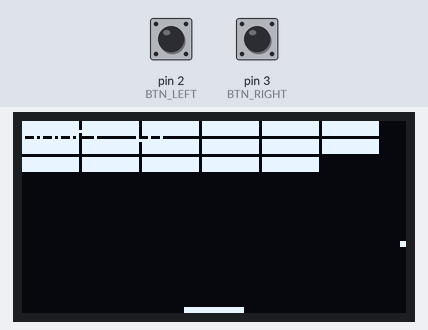
A sketch run on a simulated Arduino Uno, built with avr-gcc and run on an emulated ATmega328P. Shown: 128×64 one-colour display. The inputs (shaded band) are chosen by the test bench; at power-on: pin 2 (BTN_LEFT) HIGH, pin 3 (BTN_RIGHT) HIGH.

Above: at 1.2 s.
1.3 s: pin 2 (BTN_LEFT) pulled LOW for 0.15 s
At 1.9 s:
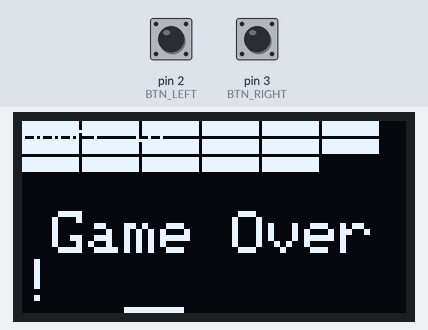
2.9 s: pin 3 (BTN_RIGHT) pulled LOW for 1 s
At 3.9 s:
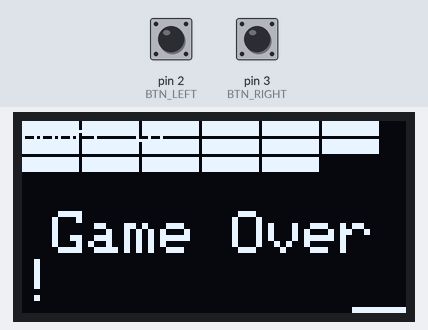
5.4 s: pin 2 (BTN_LEFT) pulled LOW for 1 s
At 7.5 s:
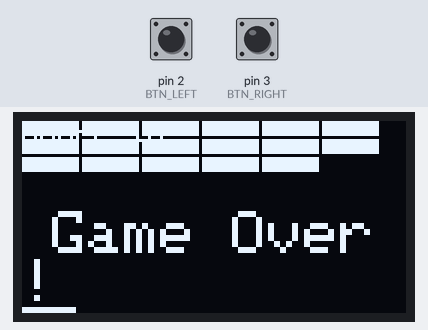
7.9 s: pin 3 (BTN_RIGHT) pulled LOW for 0.15 s
At 8.6 s:
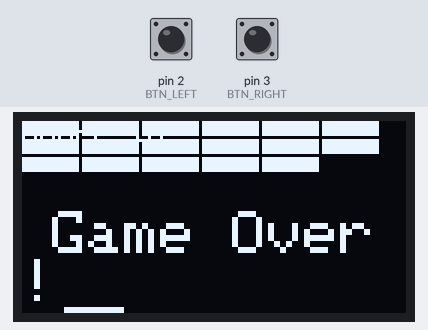
9.5 s: pin 2 (BTN_LEFT) driven LOW and pin 3 (BTN_RIGHT) driven LOW
At 11.7 s:
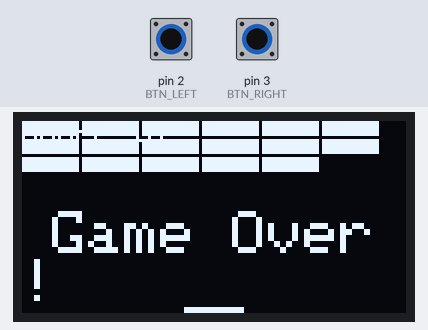
12.5 s: pin 2 (BTN_LEFT) driven HIGH
At 12.93 s:
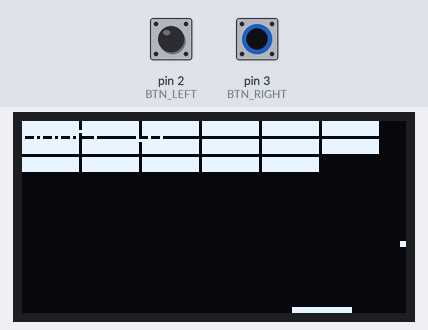
Timing chart, 0 to 15.5 s (numbered marks = the images above; inputs shaded):
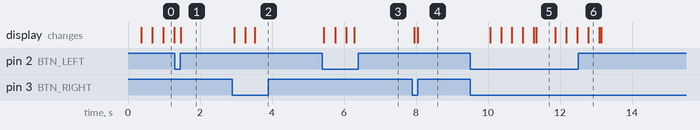

Measured:
- after the input at 1.3 s, the display: changes after 0.17 s (image 1)
- after the input at 2.9 s, the display: first changes after 0.05 s (image 2 shows a later state)
- after the input at 5.4 s, the display: first changes at once (image 3 shows a later state)
- after the input at 7.9 s, the display: first changes after 0.05 s (image 4 shows a later state)
- after the input at 9.5 s, the display: first changes after 0.56 s (image 5 shows a later state)
- what the display in image 5 shows lasts 0.6 s, from 11.3 s to 11.9 s

The sketch:

breakout.ino
```cpp
#include <Wire.h>

#include <Adafruit_GFX.h>

#include <Adafruit_SSD1306.h>


#define SCREEN_WIDTH 128

#define SCREEN_HEIGHT 64

#define OLED_RESET -1

#define PADDLE_WIDTH 20

#define PADDLE_HEIGHT 2

#define BALL_SIZE 2

#define BLOCK_ROWS 3

#define BLOCK_COLS 6

#define BLOCK_WIDTH 20

#define BLOCK_HEIGHT 6


// Button pin definitions

#define BTN_LEFT 2

#define BTN_RIGHT 3


Adafruit_SSD1306 display(SCREEN_WIDTH, SCREEN_HEIGHT, &Wire, OLED_RESET);


// Game object

struct {

 int paddleX;

 float ballX, ballY;

 float ballSpeedX, ballSpeedY;

 bool blocks[BLOCK_ROWS][BLOCK_COLS];

 int score;

 bool gameOver;

} game;


void setup() {

 // Initialize button pins

 pinMode(BTN_LEFT, INPUT_PULLUP);

 pinMode(BTN_RIGHT, INPUT_PULLUP);


 // Initialize display

 if(!display.begin(SSD1306_SWITCHCAPVCC, 0x3C)) {

  for(;;); // If initialization fails, enter an infinite loop

 }

 display.clearDisplay();


 // Initialize game

 initGame();

}


void initGame() {

 // Initialize paddle position

 game.paddleX = (SCREEN_WIDTH - PADDLE_WIDTH) / 2;


 // Initialize ball position and velocity

 game.ballX = SCREEN_WIDTH / 2;

 game.ballY = SCREEN_HEIGHT - 10;

 game.ballSpeedX = 2;

 game.ballSpeedY = -2;


 // Initialize blocks

 for(int i = 0; i < BLOCK_ROWS; i++) {

  for(int j = 0; j < BLOCK_COLS; j++) {

   game.blocks[i][j] = true;

  }

 }


 game.score = 0;

 game.gameOver = false;

}


void updateGame() {

 // Read button inputs

 if(!digitalRead(BTN_LEFT) && game.paddleX > 0) {

  game.paddleX -= 4;

 }

 if(!digitalRead(BTN_RIGHT) && game.paddleX < SCREEN_WIDTH - PADDLE_WIDTH) {

  game.paddleX += 4;

 }


 if(!game.gameOver) {

  // Update ball position

  game.ballX += game.ballSpeedX;

  game.ballY += game.ballSpeedY;


  // Detect wall collisions

  if(game.ballX <= 0 || game.ballX >= SCREEN_WIDTH - BALL_SIZE) {

   game.ballSpeedX = -game.ballSpeedX;

  }

  if(game.ballY <= 0) {

   game.ballSpeedY = -game.ballSpeedY;

  }


  // Detect paddle collision

  if(game.ballY >= SCREEN_HEIGHT - PADDLE_HEIGHT - BALL_SIZE) {

   if(game.ballX >= game.paddleX && game.ballX <= game.paddleX + PADDLE_WIDTH) {

    game.ballSpeedY = -game.ballSpeedY;

    // Adjust the rebound angle based on the hit position

    float hitPosition = (game.ballX - game.paddleX) / PADDLE_WIDTH;

    game.ballSpeedX = (hitPosition - 0.5) * 4;

   }

  }


  // Game over detection

  if(game.ballY >= SCREEN_HEIGHT) {

   game.gameOver = true;

  }


  // Detect block collisions

  int blockX = game.ballX / BLOCK_WIDTH;

  int blockY = game.ballY / BLOCK_HEIGHT;


  if(blockX >= 0 && blockX < BLOCK_COLS && blockY >= 0 && blockY < BLOCK_ROWS) {

   if(game.blocks[blockY][blockX]) {

    game.blocks[blockY][blockX] = false;

    game.ballSpeedY = -game.ballSpeedY;

    game.score += 10;

   }

  }

 }

}


void drawGame() {

 display.clearDisplay();


 // Draw blocks

 for(int i = 0; i < BLOCK_ROWS; i++) {

  for(int j = 0; j < BLOCK_COLS; j++) {

   if(game.blocks[i][j]) {

    display.fillRect(j * BLOCK_WIDTH, i * BLOCK_HEIGHT,

            BLOCK_WIDTH - 1, BLOCK_HEIGHT - 1, WHITE);

   }

  }

 }


 // Draw paddle

 display.fillRect(game.paddleX, SCREEN_HEIGHT - PADDLE_HEIGHT,

         PADDLE_WIDTH, PADDLE_HEIGHT, WHITE);


 // Draw ball

 display.fillRect(game.ballX, game.ballY, BALL_SIZE, BALL_SIZE, WHITE);


 // Display score

 display.setTextSize(1);

 display.setTextColor(WHITE);

 display.setCursor(0, 0);

 display.print("Score:");

 display.print(game.score);


 // If game over, display game over message

 if(game.gameOver) {

  display.setTextSize(2);

  display.setCursor(10, 30);

  display.print("Game Over!");

 }


 display.display();

}


void loop() {

 updateGame();

 drawGame();

 delay(2); // Control game speed


 // If game over and both buttons are pressed, restart the game

 if(game.gameOver && !digitalRead(BTN_LEFT) && !digitalRead(BTN_RIGHT)) {

  delay(500); // Debounce

  initGame();

 }

}
```
